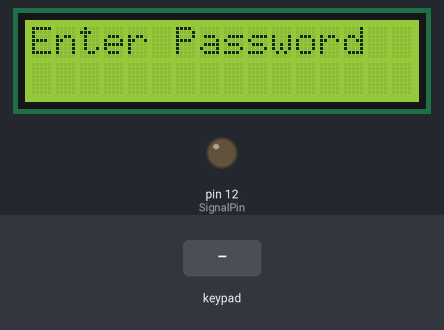
This sketch was run on a simulated Arduino Uno, built with avr-gcc and run on an emulated ATmega328P. Shown: 16×2 character LCD, output pins drawn as LEDs (lit = HIGH). The inputs (shaded band) are chosen by the test bench.

Above: at 1.3 s.
1.4 s: keypad keys 9 8 7 6 # pressed 0.4 s apart
At 3.9 s:
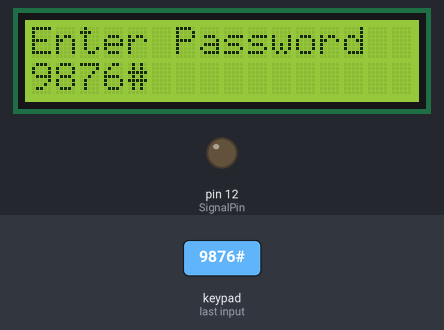
4.9 s: key 'A' pressed
At 5.3 s:
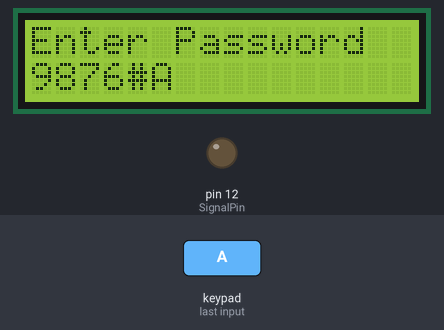
6.4 s: keypad keys 9 8 7 6 * pressed 0.4 s apart
At 8.9 s:
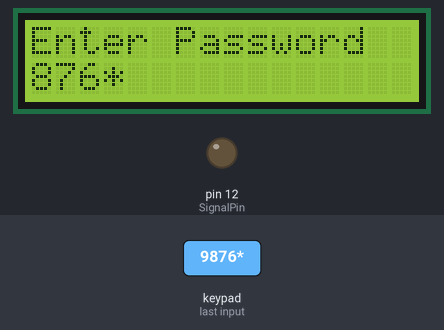
9.9 s: key 'B' pressed
At 10.2 s:
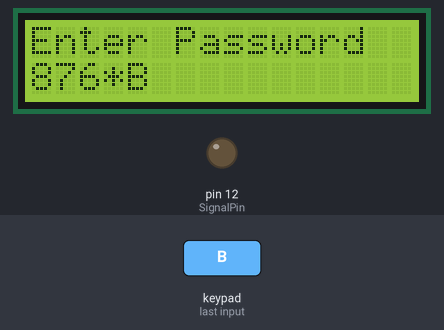
11.4 s: key 'C' pressed
At 12.3 s:
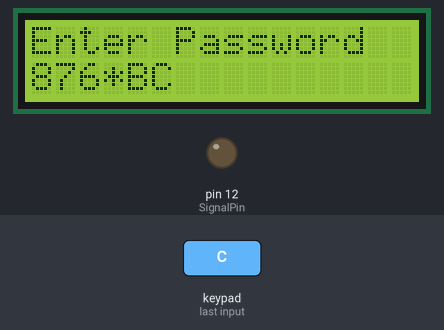
12.9 s: keypad keys 9 8 7 6 A pressed 0.4 s apart
At 15.1 s:
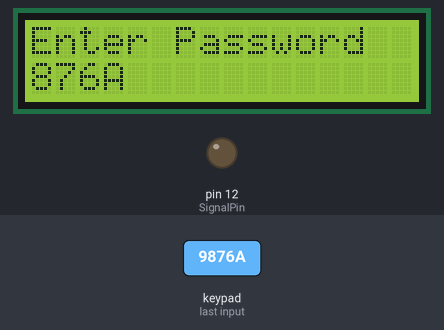
Timing chart, 0 to 16.6 s (numbered marks = the images above; inputs shaded):
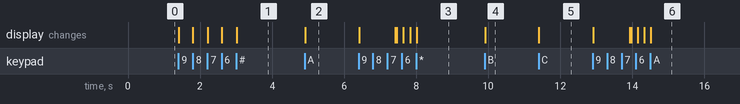

Measured:
- after the input at 1.4 s, the display: first changes at once (image 1 shows a later state)
- after the input at 4.9 s, the display: changes at once (image 2)
- after the input at 6.4 s, the display: first changes at once (image 3 shows a later state)
- after the input at 9.9 s, the display: changes at once (image 4)
- after the input at 11.4 s, the display: changes at once (image 5)
- after the input at 12.9 s, the display: first changes at once (image 6 shows a later state)

The sketch:

sketch_jan18g_KeyPad_with_I2C.ino
```cpp
#include <Wire.h>
#include <Keypad.h>
#include <LiquidCrystal_I2C.h>

#define Password_Length 8

int SignalPin=12;

char Data[Password_Length];
char Master [Password_Length] = "Password";
byte data_count=0, master_count=0;
bool Pass_is_good;
char customKey;

const byte ROWS = 4; //four rows
const byte COLS = 4; //four columns
//define the cymbols on the buttons of the keypads
char hexaKeys[ROWS][COLS] = {
  {'1','2','3','A'},
  {'4','5','6','B'},
  {'7','8','9','C'},
  {'*','0','#','D'}
};

byte rowPins[ROWS] = {9, 8, 7, 6}; //connect to the row pinouts of the keypad
byte colPins[COLS] = {5, 4, 3, 2}; //connect to the column pinouts of the keypad

//initialize an instance of class NewKeypad
Keypad customKeypad = Keypad( makeKeymap(hexaKeys), rowPins, colPins, ROWS, COLS);


LiquidCrystal_I2C lcd(0x27, 16, 2);

void setup(){
  lcd.init();
  lcd.init();
  lcd.backlight();
  pinMode(SignalPin,OUTPUT);
}

void loop(){
  lcd.setCursor(0,0);
  lcd.print("Enter Password");
  customKey = customKeypad.getKey();

  if (customKey){
    Data[data_count]=customKey;
    lcd.setCursor(data_count,1);
    lcd.print(Data[data_count]);
    data_count++;
  }

  if(data_count==Password_Length-1){
    lcd.clear();
    if(!strcmp(Data,Master)){
      lcd.print("Correct");
      digitalWrite(SignalPin,HIGH);
      delay(5000);
      digitalWrite(SignalPin,LOW);
    }
    else{
      lcd.print("Incorrect");
      delay(1000);
    }
    lcd.clear();
    ClearData();
  }
}

void ClearData(){
  while(data_count!=0){
    Data[data_count--]=0;
  }
  return;
}
```
